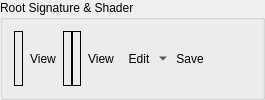
        <widget class="QGroupBox" name="asShaderGroup">
         <property name="sizePolicy">
          <sizepolicy hsizetype="Preferred" vsizetype="Minimum">
           <horstretch>0</horstretch>
           <verstretch>0</verstretch>
          </sizepolicy>
         </property>
         <property name="title">
          <string>Root Signature &amp;&amp; Shader</string>
         </property>
         <layout class="QHBoxLayout" name="asHorizontalLayout1">
          <property name="spacing">
           <number>0</number>
          </property>
          <item>
           <widget class="RDLabel" name="asRootSig">
            <property name="frameShape">
             <enum>QFrame::Box</enum>
            </property>
           </widget>
          </item>
          <item>
           <widget class="QToolButton" name="asRootSigButton">
            <property name="cursor">
             <cursorShape>PointingHandCursor</cursorShape>
            </property>
            <property name="toolTip">
             <string>Open Root Signature View</string>
            </property>
            <property name="text">
             <string>View</string>
            </property>
            <property name="icon">
             <iconset resource="../../Resources/resources.qrc">
              <normaloff>:/action.png</normaloff>:/action.png</iconset>
            </property>
            <property name="toolButtonStyle">
             <enum>Qt::ToolButtonTextBesideIcon</enum>
            </property>
            <property name="autoRaise">
             <bool>true</bool>
            </property>
           </widget>
          </item>
          <item>
           <widget class="RDLabel" name="asPipeline">
            <property name="sizePolicy">
             <sizepolicy hsizetype="Minimum" vsizetype="MinimumExpanding">
              <horstretch>0</horstretch>
              <verstretch>0</verstretch>
             </sizepolicy>
            </property>
            <property name="frameShape">
             <enum>QFrame::Box</enum>
            </property>
           </widget>
          </item>
          <item>
           <widget class="RDLabel" name="asShader">
            <property name="sizePolicy">
             <sizepolicy hsizetype="Minimum" vsizetype="MinimumExpanding">
              <horstretch>0</horstretch>
              <verstretch>0</verstretch>
             </sizepolicy>
            </property>
            <property name="frameShape">
             <enum>QFrame::Box</enum>
            </property>
           </widget>
          </item>
          <item>
           <widget class="QToolButton" name="asShaderViewButton">
            <property name="cursor">
             <cursorShape>PointingHandCursor</cursorShape>
            </property>
            <property name="toolTip">
             <string>Open Shader Source</string>
            </property>
            <property name="text">
             <string>View</string>
            </property>
            <property name="icon">
             <iconset resource="../../Resources/resources.qrc">
              <normaloff>:/action.png</normaloff>:/action.png</iconset>
            </property>
            <property name="toolButtonStyle">
             <enum>Qt::ToolButtonTextBesideIcon</enum>
            </property>
            <property name="autoRaise">
             <bool>true</bool>
            </property>
           </widget>
          </item>
          <item>
           <widget class="QToolButton" name="asShaderEditButton">
            <property name="toolTip">
             <string>Edit Shader</string>
            </property>
            <property name="text">
             <string>Edit</string>
            </property>
            <property name="icon">
             <iconset resource="../../Resources/resources.qrc">
              <normaloff>:/page_white_edit.png</normaloff>:/page_white_edit.png</iconset>
            </property>
            <property name="popupMode">
             <enum>QToolButton::MenuButtonPopup</enum>
            </property>
            <property name="toolButtonStyle">
             <enum>Qt::ToolButtonTextBesideIcon</enum>
            </property>
            <property name="autoRaise">
             <bool>true</bool>
            </property>
           </widget>
          </item>
          <item>
           <widget class="QToolButton" name="asShaderSaveButton">
            <property name="toolTip">
             <string>Save Shader DXBC</string>
            </property>
            <property name="text">
             <string>Save</string>
            </property>
            <property name="icon">
             <iconset resource="../../Resources/resources.qrc">
              <normaloff>:/save.png</normaloff>:/save.png</iconset>
            </property>
            <property name="toolButtonStyle">
             <enum>Qt::ToolButtonTextBesideIcon</enum>
            </property>
            <property name="autoRaise">
             <bool>true</bool>
            </property>
           </widget>
          </item>
          <item>
           <spacer name="asHorizontalSpacer1">
            <property name="orientation">
             <enum>Qt::Horizontal</enum>
            </property>
            <property name="sizeHint" stdset="0">
             <size>
              <width>40</width>
              <height>20</height>
             </size>
            </property>
           </spacer>
          </item>
         </layout>
        </widget>
